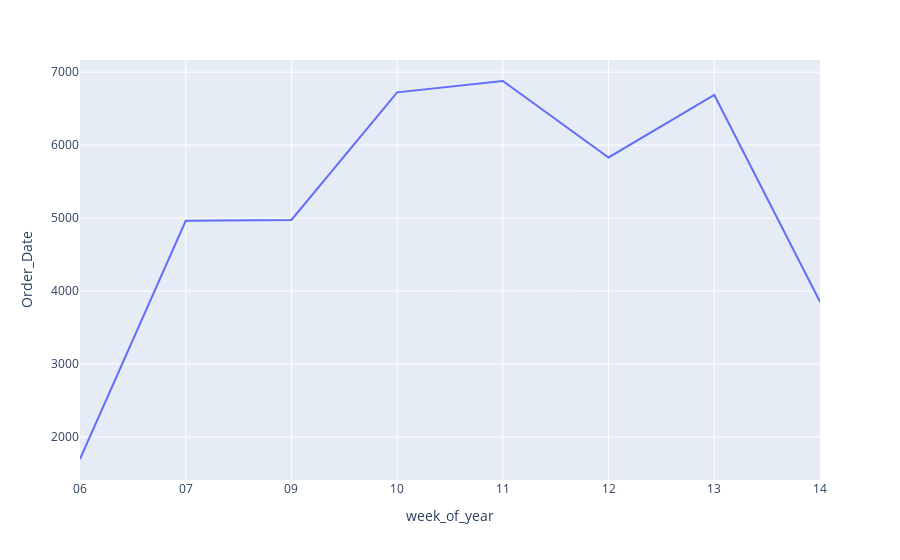

Notebook code for this chart:
### Markdown cell above
### 2. Quantidade de pedidos por semana.

### Code cell
df1['week_of_year'] = df1['Order_Date'].dt.strftime('%U')

df_aux = df1.loc[:, ['week_of_year', 'Order_Date']].groupby(['week_of_year']).count().reset_index()
px.line(df_aux, x='week_of_year', y='Order_Date')

### Figure 1 — Plotly figure (JSON) as saved in the notebook; plotly's stock layout.template omitted (floating-point values rounded to 4 significant figures)
{"data": [{"hovertemplate": "week_of_year=%{x}<br>Order_Date=%{y}<extra></extra>", "legendgroup": "", "line": {"color": "#636efa", "dash": "solid"}, "marker": {"symbol": "circle"}, "mode": "lines", "name": "", "orientation": "v", "showlegend": false, "type": "scatter", "x": ["06", "07", "09", "10", "11", "12", "13", "14"], "xaxis": "x", "y": [1698, 4964, 4974, 6723, 6879, 5831, 6688, 3854], "yaxis": "y"}], "layout": {"autosize": true, "legend": {"tracegroupgap": 0}, "margin": {"t": 60}, "xaxis": {"anchor": "y", "autorange": true, "domain": [0, 1], "range": [0, 7], "title": {"text": "week_of_year"}, "type": "category"}, "yaxis": {"anchor": "x", "autorange": true, "domain": [0, 1], "range": [1410.0, 7167.0], "title": {"text": "Order_Date"}, "type": "linear"}}}
